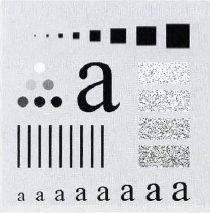
%> input picture Chapter4/image/test.PNG, 210 x 213 px
$ octave High_Boost_filtering.m   (GNU Octave 9; MATLAB toolbox functions it lacks are replaced by stand-ins)
%> lines starting %> are read from the running program, lines starting %| are printed output that depends on the picture
clc
clear all
close all

% بارگذاری تصویر
img = imread('image/test.PNG');
%> img is the input picture: size 213x210x3 uint8; mean R, G, B 202.9, 205.6, 208.1
img_gray = rgb2gray(img);

% تبدیل تصویر به دامنه فرکانس
img_freq = fft2(double(img_gray));
img_freq_shifted = fftshift(img_freq);

% تعریف فیلتر High-Boost
alpha = 1.5; % ضریب تقویت
H = fspecial('gaussian', 5, 1); % فیلتر گوسی
H_freq = fft2(H, size(img_gray, 1), size(img_gray, 2));
H_freq_shifted = fftshift(H_freq);

% فیلتر کردن تصویر
img_filtered_freq = (1 + alpha) * img_freq_shifted - alpha * H_freq_shifted .* img_freq_shifted;

% تبدیل به دامنه فضایی
img_filtered = ifft2(ifftshift(img_filtered_freq));
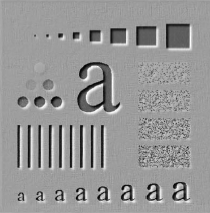
%> img_filtered: size 213x210 double; min -308.9, max 556.8, mean 204.9; drawn with min black and max white
img_filtered = uint8(real(img_filtered));
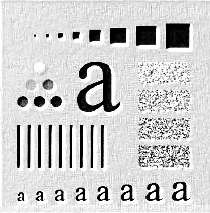
%> img_filtered: size 213x210 uint8; min 0, max 255, mean 204.4

% نمایش تصویر اصلی و تصویر فیلتر شده
figure;
subplot(1, 2, 1), imshow(img_gray), title('تصویر اصلی');
subplot(1, 2, 2), imshow(img_filtered), title('تصویر فیلتر شده با High-Boost');
